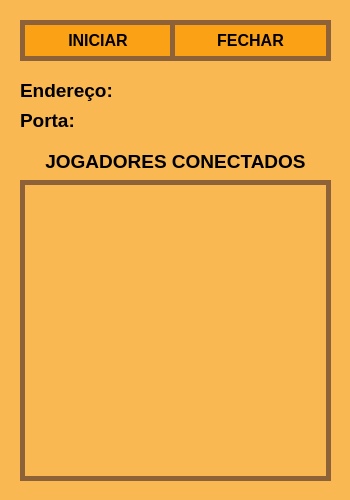
<?xml version="1.0" encoding="UTF-8"?>
<ui version="4.0">
 <class>MainWindow</class>
 <widget class="QMainWindow" name="MainWindow">
  <property name="geometry">
   <rect>
    <x>0</x>
    <y>0</y>
    <width>350</width>
    <height>500</height>
   </rect>
  </property>
  <property name="sizePolicy">
   <sizepolicy hsizetype="Fixed" vsizetype="Fixed">
    <horstretch>0</horstretch>
    <verstretch>0</verstretch>
   </sizepolicy>
  </property>
  <property name="minimumSize">
   <size>
    <width>350</width>
    <height>500</height>
   </size>
  </property>
  <property name="maximumSize">
   <size>
    <width>350</width>
    <height>500</height>
   </size>
  </property>
  <property name="windowTitle">
   <string>Tsoro Yematatu - SERVIDOR</string>
  </property>
  <property name="styleSheet">
   <string notr="true">background-color: rgba(249,184,81,255);</string>
  </property>
  <widget class="QWidget" name="centralwidget">
   <widget class="QPushButton" name="iniciarBTN">
    <property name="geometry">
     <rect>
      <x>20</x>
      <y>20</y>
      <width>151</width>
      <height>41</height>
     </rect>
    </property>
    <property name="font">
     <font>
      <family>Arial</family>
      <pointsize>12</pointsize>
      <bold>true</bold>
     </font>
    </property>
    <property name="styleSheet">
     <string notr="true">#iniciarBTN{
	border-width: 5px;
    border-style: solid;
    border-color: rgba(141,98,57,255);
	border-right: none;
	background-color: rgba(251,161,21,255);
}

#iniciarBTN:hover{
	background-color: rgba(249,184,81,255);
}</string>
    </property>
    <property name="text">
     <string>INICIAR</string>
    </property>
   </widget>
   <widget class="QPushButton" name="fecharBTN">
    <property name="geometry">
     <rect>
      <x>170</x>
      <y>20</y>
      <width>161</width>
      <height>41</height>
     </rect>
    </property>
    <property name="font">
     <font>
      <family>Arial</family>
      <pointsize>12</pointsize>
      <bold>true</bold>
     </font>
    </property>
    <property name="styleSheet">
     <string notr="true">#fecharBTN{
	border-width: 5px;
    border-style: solid;
    border-color: rgba(141,98,57,255);
	background-color: rgba(251,161,21,255);
}

#fecharBTN:hover{
	background-color: rgba(249,184,81,255);
}</string>
    </property>
    <property name="text">
     <string>FECHAR</string>
    </property>
   </widget>
   <widget class="QLabel" name="enderecoLBL">
    <property name="geometry">
     <rect>
      <x>20</x>
      <y>80</y>
      <width>311</width>
      <height>21</height>
     </rect>
    </property>
    <property name="font">
     <font>
      <family>Arial</family>
      <pointsize>14</pointsize>
      <bold>true</bold>
     </font>
    </property>
    <property name="text">
     <string>Endereço: </string>
    </property>
   </widget>
   <widget class="QLabel" name="portaLBL">
    <property name="geometry">
     <rect>
      <x>20</x>
      <y>110</y>
      <width>311</width>
      <height>21</height>
     </rect>
    </property>
    <property name="font">
     <font>
      <family>Arial</family>
      <pointsize>14</pointsize>
      <bold>true</bold>
     </font>
    </property>
    <property name="text">
     <string>Porta:</string>
    </property>
   </widget>
   <widget class="QLabel" name="label_3">
    <property name="geometry">
     <rect>
      <x>20</x>
      <y>150</y>
      <width>311</width>
      <height>31</height>
     </rect>
    </property>
    <property name="font">
     <font>
      <family>Arial</family>
      <pointsize>14</pointsize>
      <bold>true</bold>
     </font>
    </property>
    <property name="text">
     <string>JOGADORES CONECTADOS</string>
    </property>
    <property name="alignment">
     <set>Qt::AlignHCenter|Qt::AlignTop</set>
    </property>
   </widget>
   <widget class="QListWidget" name="listaJogadores">
    <property name="geometry">
     <rect>
      <x>20</x>
      <y>180</y>
      <width>311</width>
      <height>301</height>
     </rect>
    </property>
    <property name="font">
     <font>
      <family>Arial</family>
      <pointsize>14</pointsize>
      <bold>true</bold>
     </font>
    </property>
    <property name="styleSheet">
     <string notr="true">#listaJogadores{
	border-width: 5px;
    border-style: solid;
    border-color: rgba(141,98,57,255);
	padding-left: 10px;
}</string>
    </property>
   </widget>
  </widget>
 </widget>
 <resources/>
 <connections/>
</ui>
